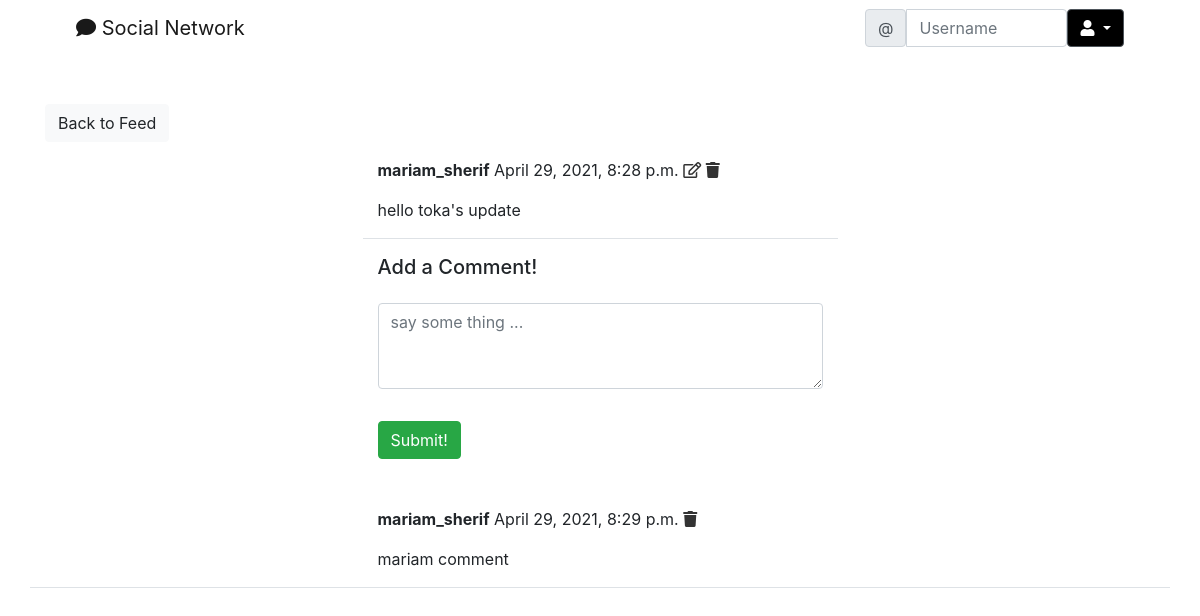
The page /social/post/24 (signed in) on the database its author committed.
### social/models.py (models this page shows)
class Post(models.Model):
    body=models.TextField()
    created_on=models.DateTimeField(default=timezone.now)
    author=models.ForeignKey(User,on_delete=models.CASCADE)

class Comment (models.Model):
    comment=models.TextField()
    created_on=models.DateTimeField(default=timezone.now)
    author=models.ForeignKey(User , on_delete=models.CASCADE)
    post=models.ForeignKey('Post' , on_delete=models.CASCADE)

### social/views.py (the view, shortened to what this page needs)
# urls.py: path('post/<int:pk>',PostDetailView.as_view(),name='post-detail'),
class PostDetailView(LoginRequiredMixin, View):
    def get(self, request, pk, *args, **kwargs):
        post = Post.objects.get(pk=pk)
        form = CommentForm()
        comments = Comment.objects.filter(post=post).order_by('-created_on')
        context = {
            'post': post,
            'form': form,
            'comments': comments,
        }
        return render(request, 'social/post_detail.html', context)

### social/forms.py
class CommentForm(forms.ModelForm):
    comment=forms.CharField(label='',widget=forms.Textarea(attrs={'rows':'3','placeholder':'say some thing ... '}))
    class Meta:
        model=Comment
        fields=['comment']

### social/templates/social/post_detail.html (shortened to what this page needs)
{% extends 'landing/base.html' %}
{% load crispy_forms_tags %}
{% block content %}
<div class="container">
    <div class="row mt-5">
        <div class="col-md-3 col-sm-6">
            <a href="{% url 'post-list' %}" class="btn btn-light">Back to Feed</a>
        </div>
    </div>
    <div class="row justify-content-center mt-3">
        <div class="col-md-5 col-sm-12 border-bottom">
            <p><strong>{{ post.author }}</strong> {{ post.created_on }}
            {% if request.user == post.author %}
            <a href="{% url 'post-edit' post.pk %}" style="color:#333;"> <i class="far fa-edit"> </i></a>
            <a href="{% url 'post-delete' post.pk %}" style="color:#333;"> <i class="fas fa-trash"> </i></a>
            {% endif %}
            </p>
            <p>{{ post.body }}</p>
        </div>
    </div>
     <div class="row justify-content-center mt-3">
        <div class="col-md-5 col-sm-12">
            <h5>Add a Comment!</h5>
        </div>
    </div>
    <div class="row justify-content-center mt-3 mb-5">
        <div class="col-md-5 col-sm-12">
            <form method="POST">
                {{ form | crispy }}
                <div class="d-grid gap-2">
                    <button class="btn btn-success mt-3">Submit!</button>
                </div>
            </form>
        </div>
    </div>
    {% for comment in comments %}
    <div class="row justify-content-center mt-3 mb-5 border-bottom">
        <div class="col-md-5 col-sm-12">
            <p>
                <strong>{{ comment.author }}</strong> {{ comment.created_on }}
                {% if request.user == comment.author %}
                <a href="{% url 'comment-delete' post.pk comment.pk %}" style="color: #333;"><i class="fas fa-trash"></i></a>
                {% endif %}
            </p>
            <p>{{ comment.comment }}</p>
        </div>
    </div>
    {% endfor %}
</div>
{% endblock content %}

### rows shown on the page
Post: author "mariam_sherif", created_on "April 29, 2021, 8:28 p.m.", body "hello toka's update"
Comment: author "mariam_sherif", created_on "April 29, 2021, 8:29 p.m.", comment "mariam comment"
